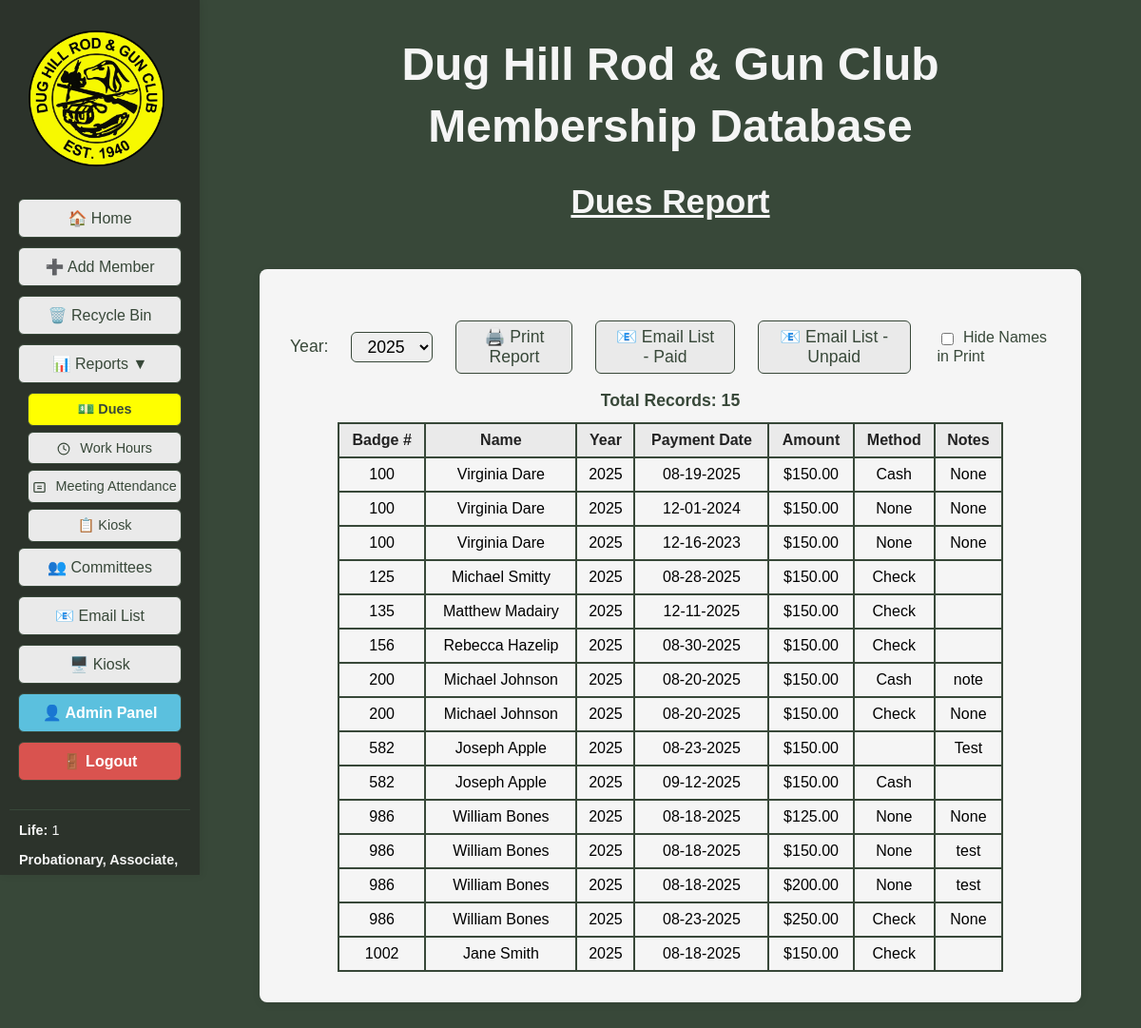
/dues_report (signed in), run on the app's committed database.
### tables this page shows
CREATE TABLE "dues" (
            id INTEGER PRIMARY KEY AUTOINCREMENT,
            member_id INTEGER,
            payment_date TEXT,
            year TEXT DEFAULT (strftime('%Y','now')),
            amount REAL,
            method TEXT,
            notes TEXT,
            FOREIGN KEY (member_id) REFERENCES members(id) ON DELETE CASCADE
        );

CREATE TABLE members (
                id INTEGER PRIMARY KEY AUTOINCREMENT,
                badge_number TEXT,
                membership_type TEXT,
                first_name TEXT,
                last_name TEXT,
                dob TEXT,
                email TEXT,
                phone TEXT,
                address TEXT,
                city TEXT,
                state TEXT,
                zip TEXT,
                join_date TEXT,
                email2 TEXT,
                sponsor TEXT,
                card_internal TEXT,
                card_external TEXT,
                deleted INTEGER DEFAULT 0
            , phone2 TEXT, waiver INTEGER DEFAULT 0, middle_name TEXT DEFAULT '', nickname TEXT DEFAULT '', suffix TEXT DEFAULT '', deleted_on TEXT);

### DH_DB_Webapp/app.py (the view)
@app.route('/dues_report')
@login_required
def dues_report():
	year = request.args.get('year')
	years = database.get_dues_years()
	if not year:
		now = datetime.datetime.now()
		current_year = str(now.year)
		if current_year in years:
			year = current_year
		elif years:
			year = years[0]
		else:
			year = None
	dues = database.get_all_dues_by_year(year)
	now = datetime.datetime.now()
	member_stats = get_member_stats()
	return render_template('dues_report.html', dues=dues, years=years, selected_year=year, now=now, active_page='dues_report', member_stats=member_stats)

### DH_DB_Webapp/templates/dues_report.html (shortened to what this page needs)
<!DOCTYPE html>
<html>
<head>
</head>
<body style="background-color:#384839; font-family:Arial, Helvetica, sans-serif;">
    <div style="display:flex; flex-direction:row;">
        <div style="position:fixed; top:0; left:0; height:100vh; width:210px; background-color:#2c332b; display:flex; flex-direction:column; align-items:center; padding-top:120px; z-index:100; box-shadow:2px 0 8px rgba(0,0,0,0.08); overflow-y:auto;">
            <img src="{{ url_for('static', filename='Main_Logo-removebg-preview.png') }}" alt="Main Logo" style="height:143px; margin-top:-88px; margin-left:-8px; margin-bottom:34px;">
            <a href="{{ url_for('index') }}" class="{{ 'active-menu' if active_page == 'home' else '' }}" style="width:170px; display:inline-block; padding:10px 0; margin-bottom:10px; border-radius:6px; border:1px solid #384839; background-color:#eaeaea; color:#384839; text-decoration:none; font-weight:{{ 'bold' if active_page == 'home' else 'normal' }}; font-size:1em; font-family:Arial, Helvetica, sans-serif; box-shadow:0 1px 2px rgba(0,0,0,0.04); text-align:center;">🏠 Home</a>
            <a href="javascript:void(0);" onclick="openModal('addMemberModal')" style="width:170px; display:inline-block; padding:10px 0; margin-bottom:10px; border-radius:6px; border:1px solid #384839; background-color:#eaeaea; color:#384839; text-decoration:none; font-weight:normal; font-size:1em; font-family:Arial, Helvetica, sans-serif; box-shadow:0 1px 2px rgba(0,0,0,0.04); text-align:center;">➕ Add Member</a>
            <a href="{{ url_for('recycle_bin') }}" class="{{ 'active-menu' if active_page == 'recycle_bin' else '' }}" style="width:170px; display:inline-block; padding:10px 0; margin-bottom:10px; border-radius:6px; border:1px solid #384839; background-color:#eaeaea; color:#384839; text-decoration:none; font-weight:{{ 'bold' if active_page == 'recycle_bin' else 'normal' }}; font-size:1em; font-family:Arial, Helvetica, sans-serif; box-shadow:0 1px 2px rgba(0,0,0,0.04); text-align:center;">🗑️ Recycle Bin</a>
            <div class="menu-toggle" onclick="toggleSubmenu()" style="width:170px; display:inline-block; padding:10px 0; margin-bottom:10px; border-radius:6px; border:1px solid #384839; background-color:#eaeaea; color:#384839; text-decoration:none; font-weight:normal; font-size:1em; font-family:Arial, Helvetica, sans-serif; box-shadow:0 1px 2px rgba(0,0,0,0.04); text-align:center;">
                📊 Reports <span id="submenu-arrow">▼</span>
            </div>
            <div id="reports-submenu" class="submenu {% if active_page in ['dues_report', 'work_hours_report', 'meeting_attendance_report', 'kiosk_report'] %}active{% endif %}">
                <a href="{{ url_for('dues_report') }}" class="{{ 'active-menu' if active_page == 'dues_report' else '' }}" style="width:170px; display:inline-block; padding:10px 0; margin-bottom:10px; border-radius:6px; border:1px solid #384839; background-color:#eaeaea; color:#384839; text-decoration:none; font-weight:{{ 'bold' if active_page == 'dues_report' else 'normal' }}; font-size:1em; font-family:Arial, Helvetica, sans-serif; box-shadow:0 1px 2px rgba(0,0,0,0.04); text-align:center;">💵 Dues</a>
                <a href="{{ url_for('work_hours_report') }}" class="{{ 'active-menu' if active_page == 'work_hours_report' else '' }}" style="width:170px; display:inline-block; padding:10px 0; margin-bottom:10px; border-radius:6px; border:1px solid #384839; background-color:#eaeaea; color:#384839; text-decoration:none; font-weight:{{ 'bold' if active_page == 'work_hours_report' else 'normal' }}; font-size:1em; font-family:Arial, Helvetica, sans-serif; box-shadow:0 1px 2px rgba(0,0,0,0.04); text-align:center;">
                    <img src="{{ url_for('static', filename='icon_work_hours.svg') }}" alt="Work Hours" style="height:1em; vertical-align:middle; margin-right:6px;"> Work Hours
                </a>
                <a href="{{ url_for('meeting_attendance_report') }}" class="{{ 'active-menu' if active_page == 'meeting_attendance_report' else '' }}" style="width:170px; display:inline-block; padding:10px 0; margin-bottom:10px; border-radius:6px; border:1px solid #384839; background-color:#eaeaea; color:#384839; text-decoration:none; font-weight:{{ 'bold' if active_page == 'meeting_attendance_report' else 'normal' }}; font-size:1em; font-family:Arial, Helvetica, sans-serif; box-shadow:0 1px 2px rgba(0,0,0,0.04); text-align:center;">
                    <img src="{{ url_for('static', filename='icon_attendance.svg') }}" alt="Attendance" style="height:1em; vertical-align:middle; margin-right:6px;"> Meeting Attendance
                </a>
                <a href="{{ url_for('kiosk_report') }}" class="{{ 'active-menu' if active_page == 'kiosk_report' else '' }}" style="width:170px; display:inline-block; padding:10px 0; margin-bottom:10px; border-radius:6px; border:1px solid #384839; background-color:#eaeaea; color:#384839; text-decoration:none; font-weight:{{ 'bold' if active_page == 'kiosk_report' else 'normal' }}; font-size:1em; font-family:Arial, Helvetica, sans-serif; box-shadow:0 1px 2px rgba(0,0,0,0.04); text-align:center;">📋 Kiosk</a>
            </div>
            <a href="{{ url_for('committees') }}" class="{{ 'active-menu' if active_page == 'committees' else '' }}" style="width:170px; display:inline-block; padding:10px 0; margin-bottom:10px; border-radius:6px; border:1px solid #384839; background-color:#eaeaea; color:#384839; text-decoration:none; font-weight:{{ 'bold' if active_page == 'committees' else 'normal' }}; font-size:1em; font-family:Arial, Helvetica, sans-serif; box-shadow:0 1px 2px rgba(0,0,0,0.04); text-align:center;">👥 Committees</a>
            <a href="javascript:void(0);" onclick="generateEmailList()" style="width:170px; display:inline-block; padding:10px 0; margin-bottom:10px; border-radius:6px; border:1px solid #384839; background-color:#eaeaea; color:#384839; text-decoration:none; font-weight:normal; font-size:1em; font-family:Arial, Helvetica, sans-serif; box-shadow:0 1px 2px rgba(0,0,0,0.04); text-align:center;">📧 Email List</a>
            <a href="{{ url_for('kiosk') }}" target="_blank" style="width:170px; display:inline-block; padding:10px 0; margin-bottom:10px; border-radius:6px; border:1px solid #384839; background-color:#eaeaea; color:#384839; text-decoration:none; font-weight:normal; font-size:1em; font-family:Arial, Helvetica, sans-serif; box-shadow:0 1px 2px rgba(0,0,0,0.04); text-align:center;">🖥️ Kiosk</a>
            {% if current_user.is_admin_or_bdfl() %}
            <a href="{{ url_for('admin_users') }}" class="{{ 'active-menu' if active_page == 'admin_users' else '' }}" style="width:170px; display:inline-block; padding:10px 0; margin-bottom:10px; border-radius:6px; border:1px solid #384839; background-color:{{ '#5bc0de' if active_page != 'admin_users' else 'rgb(255,255,0)' }}; color:{{ '#ffffff' if active_page != 'admin_users' else '#000000' }}; text-decoration:none; font-weight:bold; font-size:1em; font-family:Arial, Helvetica, sans-serif; box-shadow:0 1px 2px rgba(0,0,0,0.04); text-align:center;">👤 Admin Panel</a>
            {% endif %}
            <a href="{{ url_for('logout') }}" style="width:170px; display:inline-block; padding:10px 0; margin-bottom:10px; border-radius:6px; border:1px solid #384839; background-color:#d9534f; color:#ffffff; text-decoration:none; font-weight:bold; font-size:1em; font-family:Arial, Helvetica, sans-serif; box-shadow:0 1px 2px rgba(0,0,0,0.04); text-align:center;">🚪 Logout</a>
            <div style="width:170px; margin-top:20px; padding:10px; border-top:1px solid #384839;">
                <div style="color:#f5f5f5; font-size:0.9em; line-height:1.6; text-align:left;">
                    <div style="margin-bottom:8px;"><strong>Life:</strong> {{ member_stats.life_members }}</div>
                    <div style="margin-bottom:8px;"><strong>Probationary, Associate, & Active:</strong> {{ member_stats.voting_members }}</div>
                </div>
            </div>
        </div>
        <div style="flex:1; margin-left:210px; display:flex; flex-direction:column; align-items:center;">
            <div style="display:flex; flex-direction:row; justify-content:center; margin-bottom:20px; width:100%;">
                <div style="text-align:center; width:100%;">
                    <h1 style="margin-bottom:0.2em; color:#f5f5f5; font-size:3em;">Dug Hill Rod & Gun Club</h1>
                    <h1 style="margin-top:0.2em; color:#f5f5f5; font-size:3em;">Membership Database</h1>
                    <h2 style="font-size:2.2em; margin-bottom:0.2em; margin-top:0; text-align:center; color:#f5f5f5; font-family:Arial, Helvetica, sans-serif; font-weight:bold; text-decoration:underline;">Dues Report</h2>
                </div>
            </div>
            <div style="background-color:#f5f5f5; border-radius:8px; padding:32px; min-width:400px; min-height:200px; box-shadow:0 2px 8px rgba(0,0,0,0.08); margin-bottom:40px; margin-top:24px; width:100%; max-width:800px;">
                <div style="display:flex; align-items:center; gap:16px; justify-content:center; margin-bottom:18px;">
                    <form method="get" action="{{ url_for('dues_report') }}" style="display:inline-flex; align-items:center; gap:16px; margin:0;">
                        <label for="year" style="font-size:1.1em; color:#384839; margin-right:8px;">Year:</label>
                        <select name="year" id="year" onchange="this.form.submit()" style="font-size:1.1em; padding:4px 12px; border-radius:6px; border:1px solid #384839;">
                            {% for y in years %}
                            {% if y != 'All' and y != 'all' %}
                            <option value="{{ y }}" {% if selected_year == y %}selected{% endif %}>{{ y }}</option>
                            {% endif %}
                            {% endfor %}
                        </select>
                    </form>
                    <button type="button" class="print-btn" onclick="addGeneratedLineAndPrint()" style="padding:6px 18px; font-size:1.1em; border-radius:6px; border:1px solid #384839; background-color:#eaeaea; color:#384839; cursor:pointer; margin-left:8px;">🖨️ Print Report</button>
                    <button type="button" class="print-btn" onclick="window.location.href='{{ url_for('dues_email_list', year=selected_year) }}'" style="padding:6px 18px; font-size:1.1em; border-radius:6px; border:1px solid #384839; background-color:#eaeaea; color:#384839; cursor:pointer; margin-left:8px;">📧 Email List - Paid</button>
                    <button type="button" class="print-btn" onclick="window.location.href='{{ url_for('dues_unpaid_email_list', year=selected_year) }}'" style="padding:6px 18px; font-size:1.1em; border-radius:6px; border:1px solid #384839; background-color:#eaeaea; color:#384839; cursor:pointer; margin-left:8px;">📧 Email List - Unpaid</button>
                    <label class="hide-names-label" style="font-size:1em; color:#384839; margin-left:12px;">
                        <input type="checkbox" id="hideNamesPrint" style="margin-right:6px; vertical-align:middle;" onclick="toggleHideNames()"> Hide Names in Print
                    </label>
                </div>
                <div style="text-align:center; margin-bottom:12px; font-size:1.1em; color:#384839; font-weight:bold;">
                    Total Records: {{ dues|length }}
                </div>
                <table id="duesTable" style="width:100%; max-width:700px; margin:auto; border-collapse:collapse;">
                    <thead>
                    <tr style="background:#eaeaea; color:#222;">
                        <th id="th0" style="padding:8px; border:2px solid #384839; cursor:pointer; text-align:center;" onclick="sortTable(0)">Badge # </th>
                        <th id="th1" class="name-col" style="padding:8px; border:2px solid #384839; cursor:pointer;" onclick="sortTable(1)">Name </th>
                        <th id="th2" style="padding:8px; border:2px solid #384839; cursor:pointer; text-align:center;" onclick="sortTable(2)">Year </th>
                        <th id="th3" style="padding:8px; border:2px solid #384839; cursor:pointer;" onclick="sortTable(3)">Payment Date </th>
                        <th id="th4" style="padding:8px; border:2px solid #384839; cursor:pointer;" onclick="sortTable(4)">Amount </th>
                        <th id="th5" style="padding:8px; border:2px solid #384839; cursor:pointer;" onclick="sortTable(5)">Method </th>
                        <th id="th6" style="padding:8px; border:2px solid #384839; cursor:pointer;" onclick="sortTable(6)">Notes </th>
                    </tr>
                    </thead>
                    <tbody>
                    {% for due in dues %}
                    <tr style="cursor:pointer;" onclick="goToMemberDetails({{ due['member_id'] }})">
                        <td style="padding:8px; border:2px solid #384839; text-align:center;">{{ due['badge_number'] }}</td>
                        <td class="name-col" style="padding:8px; border:2px solid #384839;">{{ due['first_name'] }} {{ due['last_name'] }}</td>
                        <td style="padding:8px; border:2px solid #384839; text-align:center;">{{ due['year'] }}</td>
                        <td style="padding:8px; border:2px solid #384839;">{{ due['payment_date']|format_mmddyyyy }}</td>
                        <td style="padding:8px; border:2px solid #384839;">${{ '%.2f'|format(due['amount']) }}</td>
                        <td style="padding:8px; border:2px solid #384839;">{{ due['method'] }}</td>
                        <td style="padding:8px; border:2px solid #384839;">{{ due['notes'] }}</td>
                    </tr>
                    {% endfor %}
                    </tbody>
                </table>
            </div>
        </div>
        </div>
</body>
</html>

### data on the page
dues: badge_number "100", first_name "Virginia", last_name "Dare", year "2025", payment_date "08-19-2025", amount "150.00", method "Cash", notes "None"
dues: badge_number "100", first_name "Virginia", last_name "Dare", year "2025", payment_date "12-01-2024", amount "150.00", method "None", notes "None"
dues: badge_number "100", first_name "Virginia", last_name "Dare", year "2025", payment_date "12-16-2023", amount "150.00", method "None", notes "None"
dues: badge_number "125", first_name "Michael", last_name "Smitty", year "2025", payment_date "08-28-2025", amount "150.00", method "Check"
dues: badge_number "135", first_name "Matthew", last_name "Madairy", year "2025", payment_date "12-11-2025", amount "150.00", method "Check"
dues: badge_number "156", first_name "Rebecca", last_name "Hazelip", year "2025", payment_date "08-30-2025", amount "150.00", method "Check"
dues: badge_number "200", first_name "Michael", last_name "Johnson", year "2025", payment_date "08-20-2025", amount "150.00", method "Cash", notes "note"
dues: badge_number "200", first_name "Michael", last_name "Johnson", year "2025", payment_date "08-20-2025", amount "150.00", method "Check", notes "None"
dues: badge_number "582", first_name "Joseph", last_name "Apple", year "2025", payment_date "08-23-2025", amount "150.00", notes "Test"
dues: badge_number "582", first_name "Joseph", last_name "Apple", year "2025", payment_date "09-12-2025", amount "150.00", method "Cash"
dues: badge_number "986", first_name "William", last_name "Bones", year "2025", payment_date "08-18-2025", amount "125.00", method "None", notes "None"
dues: badge_number "986", first_name "William", last_name "Bones", year "2025", payment_date "08-18-2025", amount "150.00", method "None", notes "test"
dues: badge_number "986", first_name "William", last_name "Bones", year "2025", payment_date "08-18-2025", amount "200.00", method "None", notes "test"
dues: badge_number "986", first_name "William", last_name "Bones", year "2025", payment_date "08-23-2025", amount "250.00", method "Check", notes "None"
dues: badge_number "1002", first_name "Jane", last_name "Smith", year "2025", payment_date "08-18-2025", amount "150.00", method "Check"

### other printed values
{{ member_stats.life_members }} "1"
{{ dues|length }} "15"
form field year "2025"
